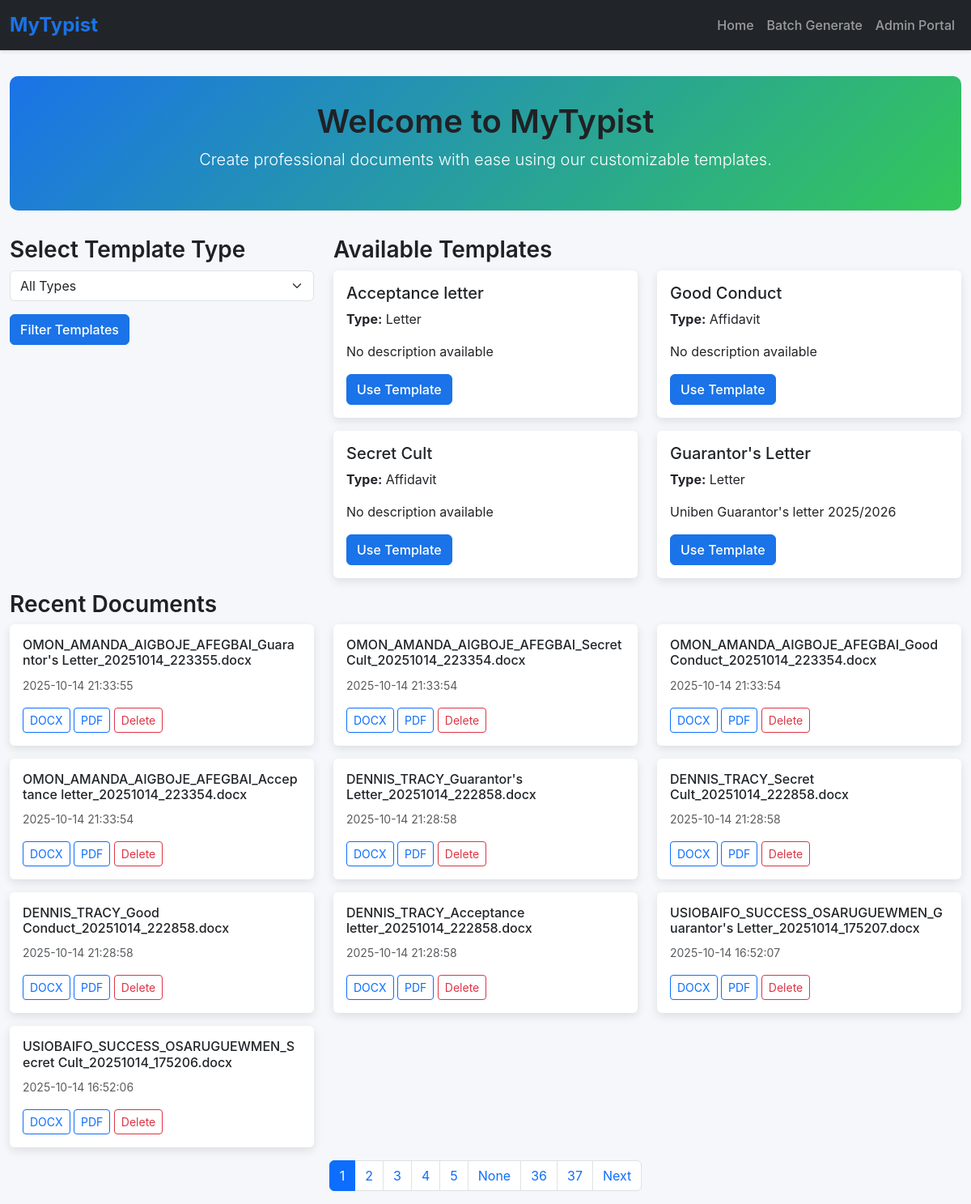
The page / on the database its author committed.
### app.py (models this page shows)
class Template(db.Model):
    __tablename__ = 'template'
    id = db.Column(db.Integer, primary_key=True)
    name = db.Column(db.String(100), nullable=False)
    type = db.Column(db.String(50), nullable=False)
    file_path = db.Column(db.String(200), nullable=False)
    description = db.Column(db.Text)
    font_family = db.Column(db.String(50), default='Times New Roman')
    font_size = db.Column(db.Integer, default=12)
    margin_top = db.Column(db.Float, default=1.0)
    margin_bottom = db.Column(db.Float, default=1.0)
    margin_left = db.Column(db.Float, default=1.0)
    margin_right = db.Column(db.Float, default=1.0)
    default_line_spacing = db.Column(db.Float, default=1.0)
    is_active = db.Column(db.Boolean, default=True)
    created_at = db.Column(db.DateTime, default=lambda: datetime.now(timezone.utc))
    updated_at = db.Column(db.DateTime, default=lambda: datetime.now(timezone.utc),
                          onupdate=lambda: datetime.now(timezone.utc))
    placeholders = db.relationship('Placeholder', back_populates='template',
                                   cascade="all, delete-orphan")
    created_documents = db.relationship('CreatedDocument', back_populates='template',
                                        cascade="all, delete-orphan")

class CreatedDocument(db.Model):
    __tablename__ = 'created_document'
    id = db.Column(db.Integer, primary_key=True)
    template_id = db.Column(db.Integer, db.ForeignKey('template.id'), nullable=False)
    user_name = db.Column(db.String(100), nullable=False)
    user_email = db.Column(db.String(100))
    file_path = db.Column(db.String(200), nullable=False)
    original_filename = db.Column(db.String(200))
    file_size = db.Column(db.Integer)
    created_at = db.Column(db.DateTime, default=lambda: datetime.now(timezone.utc))
    batch_id = db.Column(db.String(50), nullable=True)
    user_inputs = db.Column(db.Text)  # JSON storage of inputs
    template = db.relationship('Template', back_populates='created_documents')

### app.py (the view)
@app.route('/')
@cache.cached(timeout=30)  # Cache for 30 seconds to improve performance
def index():
    page = request.args.get('page', 1, type=int)
    type_filter = request.args.get('type', '')
    query = Template.query.filter_by(is_active=True)
    if type_filter:
        query = query.filter_by(type=type_filter)
    types = cache.get('template_types')
    if types is None:
        types = [t[0] for t in db.session.query(Template.type).distinct().all()]
        cache.set('template_types', types, timeout=300)  # Cache for 5 minutes
    templates = query.with_entities(Template.id, Template.name, Template.type, Template.description).all()
    recent_docs = CreatedDocument.query.order_by(CreatedDocument.created_at.desc()).paginate(
        page=page, per_page=10, error_out=False
    )
    return render_template('index.html', types=types, templates=templates,
                         recent_docs=recent_docs, page=page, total_pages=recent_docs.pages)

### templates/index.html (shortened to what this page needs)
{% extends 'base.html' %}
{% block content %}
<div class="hero text-center">
    <h1>Welcome to MyTypist</h1>
    <p class="lead">Create professional documents with ease using our customizable templates.</p>
</div>
<div class="row">
    <div class="col-md-4 mb-4">
        <h3>Select Template Type</h3>
        <form method="GET" action="{{ url_for('index') }}">
            <div class="mb-3">
                <select name="type" class="form-select">
                    <option value="">All Types</option>
                </select>
            </div>
            <button type="submit" class="btn btn-primary">Filter Templates</button>
        </form>
    </div>
    <div class="col-md-8">
        <h3>Available Templates</h3>
        {% if templates %}
        <div class="row">
            {% for template in templates %}
            <div class="col-md-6 mb-3">
                <div class="card">
                    <div class="card-body">
                        <h5 class="card-title">{{ template.name }}</h5>
                        <p class="card-text"><strong>Type:</strong> {{ template.type }}</p>
                        <p class="card-text">{{ template.description or 'No description available' }}</p>
                        <a href="{{ url_for('create', template_id=template.id) }}" class="btn btn-primary">Use Template</a>
                    </div>
                </div>
            </div>
            {% endfor %}
        </div>
        {% else %}
        <p>No templates available. Please contact the administrator.</p>
        {% endif %}
    </div>
</div>
<h3>Recent Documents</h3>
{% if recent_docs.items %}
<div class="row">
    {% for doc in recent_docs.items %}
    <div class="col-md-4 mb-3">
        <div class="card">
            <div class="card-body">
                <h6 class="card-title">{{ doc.original_filename }}</h6>
                <p class="card-text"><small class="text-muted">{{ doc.created_at.strftime('%Y-%m-%d %H:%M:%S') }}</small></p>
                <a href="{{ url_for('download', document_id=doc.id, format='docx') }}" class="btn btn-sm btn-outline-primary">DOCX</a>
                <a href="{{ url_for('download', document_id=doc.id, format='pdf') }}" class="btn btn-sm btn-outline-primary">PDF</a>
                <a href="{{ url_for('delete_document', document_id=doc.id) }}" class="btn btn-sm btn-outline-danger">Delete</a>
            </div>
        </div>
    </div>
    {% endfor %}
</div>
{% else %}
<p>No recent documents.</p>
{% endif %}
{% if recent_docs.has_prev or recent_docs.has_next %}
<nav aria-label="Page navigation">
    <ul class="pagination justify-content-center">
        {% for p in recent_docs.iter_pages() %}
        <li class="page-item {% if p == recent_docs.page %}active{% endif %}">
            <a class="page-link" href="{{ url_for('index', page=p) }}">{{ p }}</a>
        </li>
        {% endfor %}
        {% if recent_docs.has_next %}
        <li class="page-item"><a class="page-link" href="{{ url_for('index', page=recent_docs.next_num) }}">Next</a></li>
        {% endif %}
    </ul>
</nav>
{% endif %}
{% endblock %}

### templates/base.html (shortened to what this page needs)
<!DOCTYPE html>
<html lang="en">
<head>
    <link href="https://cdn.jsdelivr.net/npm/bootstrap@5.3.0/dist/css/bootstrap.min.css" rel="stylesheet">
</head>
<body>
    <nav class="navbar navbar-expand-lg navbar-dark bg-dark">
        <div class="container-fluid">
            <a class="navbar-brand" href="/">MyTypist</a>
            <div class="collapse navbar-collapse" id="navbarNav">
                <ul class="navbar-nav ms-auto">
                    <li class="nav-item"><a class="nav-link" href="/">Home</a></li>
                    <li class="nav-item"><a class="nav-link" href="/batch">Batch Generate</a></li>
                    <li class="nav-item"><a class="nav-link" href="/admin?key=SecretAdmin123">Admin Portal</a></li>
                </ul>
            </div>
        </div>
    </nav>
    <div class="container">
        {% block content %}{% endblock %}
    </div>
</body>
</html>

### templates/base.html (style rules this page uses)
body { font-family: 'Inter', -apple-system, BlinkMacSystemFont, 'Segoe UI', Roboto, sans-serif; background-color: #f5f7fa; }
.navbar { box-shadow: 0 2px 4px rgba(0, 0, 0, 0.1); }
.navbar-brand { font-weight: 700; font-size: 1.5rem; color: #1a73e8 !important; }
.nav-link { font-weight: 500; transition: color 0.2s; }
.container { max-width: 1200px; padding-top: 2rem; }
.hero { background: linear-gradient(135deg, #1a73e8 0%, #34c759 100%); color: white; padding: 2rem; border-radius: 10px; margin-bottom: 2rem; }
.card { border: none; box-shadow: 0 4px 12px rgba(0, 0, 0, 0.1); transition: transform 0.2s; }
.btn-primary { background-color: #1a73e8; border-color: #1a73e8; font-weight: 500; }
h1, h2, h3 { font-weight: 600; color: #202124; }

### rows shown on the page
Template: name "Acceptance letter", type "Letter", description "No description available"
Template: name "Good Conduct", type "Affidavit", description "No description available"
Template: name "Secret Cult", type "Affidavit", description "No description available"
Template: name "Guarantor's Letter", type "Letter", description "Uniben Guarantor's letter 2025/2026"
CreatedDocument: original_filename "OMON_AMANDA_AIGBOJE_AFEGBAI_Guarantor's Letter_20251014_223355.docx", created_at "2025-10-14 21:33:55"
CreatedDocument: original_filename "OMON_AMANDA_AIGBOJE_AFEGBAI_Secret Cult_20251014_223354.docx", created_at "2025-10-14 21:33:54"
CreatedDocument: original_filename "OMON_AMANDA_AIGBOJE_AFEGBAI_Good Conduct_20251014_223354.docx", created_at "2025-10-14 21:33:54"
CreatedDocument: original_filename "OMON_AMANDA_AIGBOJE_AFEGBAI_Acceptance letter_20251014_223354.docx", created_at "2025-10-14 21:33:54"
CreatedDocument: original_filename "DENNIS_TRACY_Guarantor's Letter_20251014_222858.docx", created_at "2025-10-14 21:28:58"
CreatedDocument: original_filename "DENNIS_TRACY_Secret Cult_20251014_222858.docx", created_at "2025-10-14 21:28:58"
CreatedDocument: original_filename "DENNIS_TRACY_Good Conduct_20251014_222858.docx", created_at "2025-10-14 21:28:58"
CreatedDocument: original_filename "DENNIS_TRACY_Acceptance letter_20251014_222858.docx", created_at "2025-10-14 21:28:58"
CreatedDocument: original_filename "USIOBAIFO_SUCCESS_OSARUGUEWMEN_Guarantor's Letter_20251014_175207.docx", created_at "2025-10-14 16:52:07"
CreatedDocument: original_filename "USIOBAIFO_SUCCESS_OSARUGUEWMEN_Secret Cult_20251014_175206.docx", created_at "2025-10-14 16:52:06"

### other values the page prints
{{ p }} "1" "2" "3" "4" "5" "None" "36" "37"
